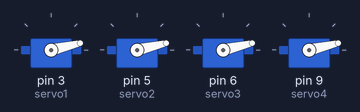
Bench run of a sketch on a simulated Arduino Uno, built with avr-gcc and run on an emulated ATmega328P. On the bench: 4 × servo. At 2.0 s the program stops and its outputs stay as they are.

Above: at 0.15 s.
At 0.77 s:
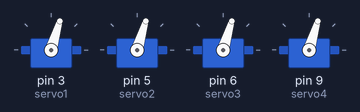
At 1.39 s:
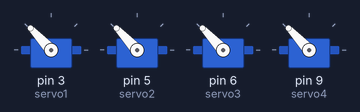
At 2.1 s:
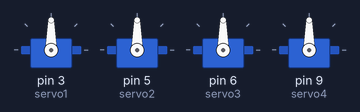
Timing chart, 0 to 3.5 s (numbered marks = the images above):
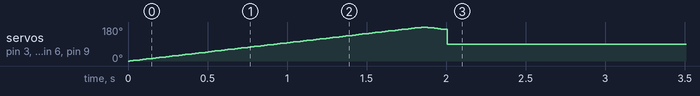

Measured:
- by itself, servo on pin 3 (servo1), servo on pin 5 (servo2), servo on pin 6 (servo3), servo on pin 9 (servo4): rises from 0° to 179° in 1.8 s, then falls to 90° in 0.16 s

The sketch:

Servo_Motor_Control.ino
```cpp
#include <Servo.h>

Servo servo1;
Servo servo2;
Servo servo3;
Servo servo4;

int pos = 0;
bool forward = true;

unsigned long startTime;

void setup() {
  servo1.attach(3);
  servo2.attach(5);
  servo3.attach(6);
  servo4.attach(9);

  startTime = millis();
}

void loop() {

  // Run the Sweep motion for 2 seconds
  if (millis() - startTime < 2000) {

    servo1.write(pos);
    servo2.write(pos);
    servo3.write(pos);
    servo4.write(pos);

    if (forward) {
      pos++;
      if (pos >= 180) {
        forward = false;
      }
    } else {
      pos--;
      if (pos <= 0) {
        forward = true;
      }
    }

    delay(10);
  }

  // After 2 seconds, hold all servos at 90 degrees
  else {

    servo1.write(90);
    servo2.write(90);
    servo3.write(90);
    servo4.write(90);

    while (true) {

    }
  }
}
```
